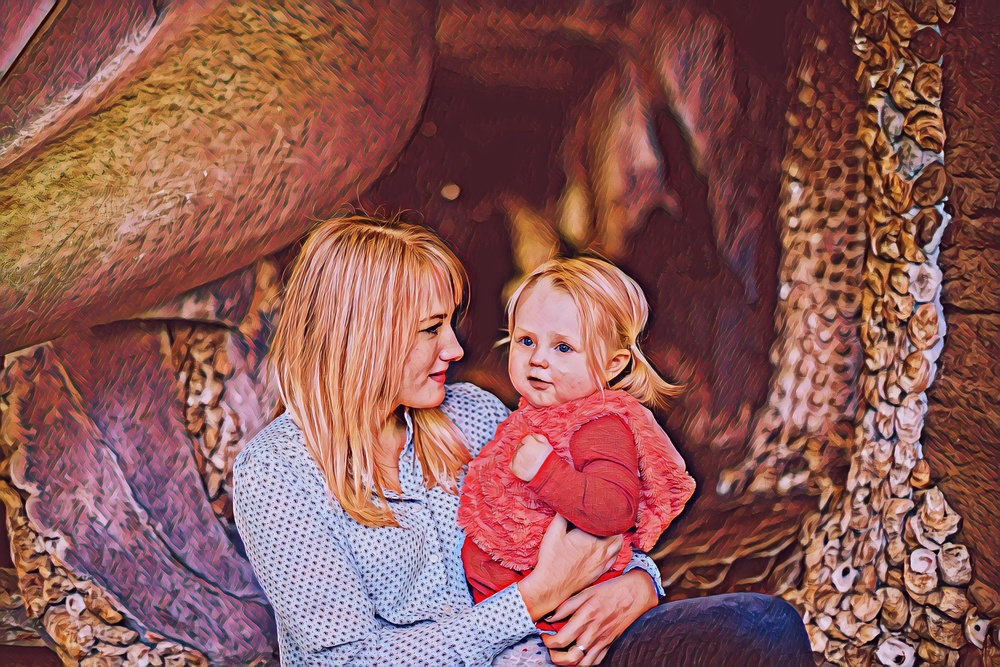
#> input picture public/colin-maynard-stylized.jpg, 1000 x 667 px, shrunk from 2500 x 1668 before the run
$ python applyMask.py public/colin-maynard-190292.jpg public/colin-maynard-stylized.jpg public/colin-maynard-stylized.jpg   (Python 2 division)
#> lines starting #> are read from the running program, lines starting #| are printed output that depends on the picture; after the words box and inside, x2 and y2 are one past the last pixel; in counts of white or black regions, pixels touching at a corner belong together
import sys,cv2
import numpy as np

if __name__ == "__main__":
    if len(sys.argv) == 4:
	stylized = sys.argv[1]
        filename = sys.argv[2]
        maskname = sys.argv[3]
	print "foreground: ", filename, "maskname: ", maskname, "background: ", stylized
    else:
        print("Correct Usage: python applyMask.py <filename> <maskname> <stylized>\n")

    img = cv2.imread(filename)
#> img is the input picture: shape (667, 1000, 3); mean B, G, R 85, 88.6, 140
    print "img shape: ", img.shape
#| img shape:  (667, 1000, 3)
    stylized = cv2.imread(stylized)
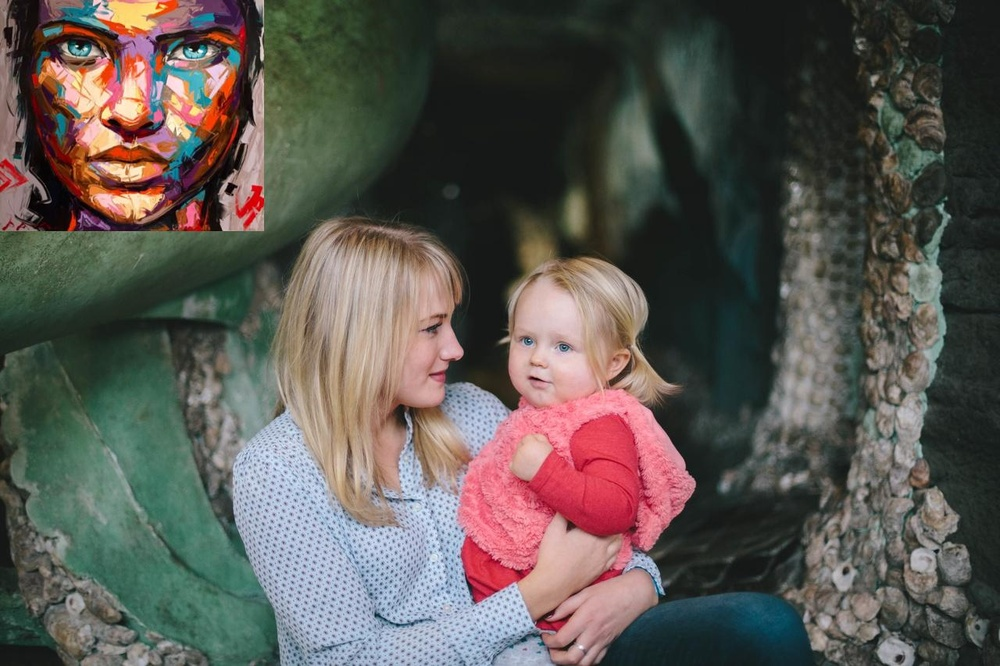
#> input picture public/colin-maynard-190292.jpg, 1000 x 666 px, shrunk from 1280 x 853 before the run
#> stylized is the input picture: shape (666, 1000, 3); mean B, G, R 82, 87.1, 91.4
    print "stylized shape: ", stylized.shape
#| stylized shape:  (666, 1000, 3)
    mask = cv2.imread(maskname,0)
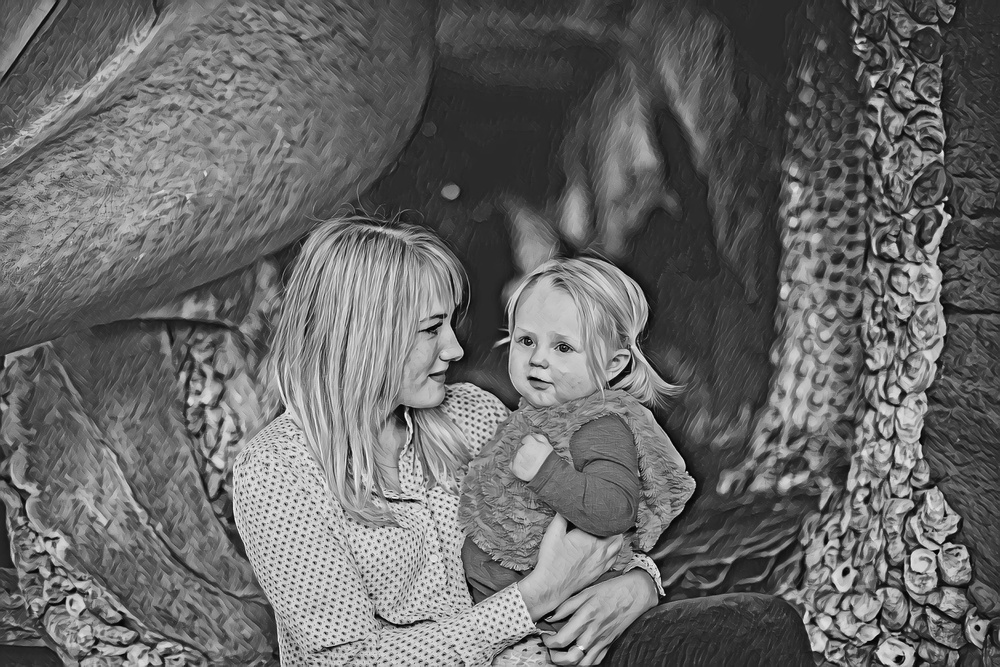
#> mask: shape (667, 1000); min 0, max 253, mean 103.6
    mask2 = np.where((mask>0),255,0).astype('uint8')
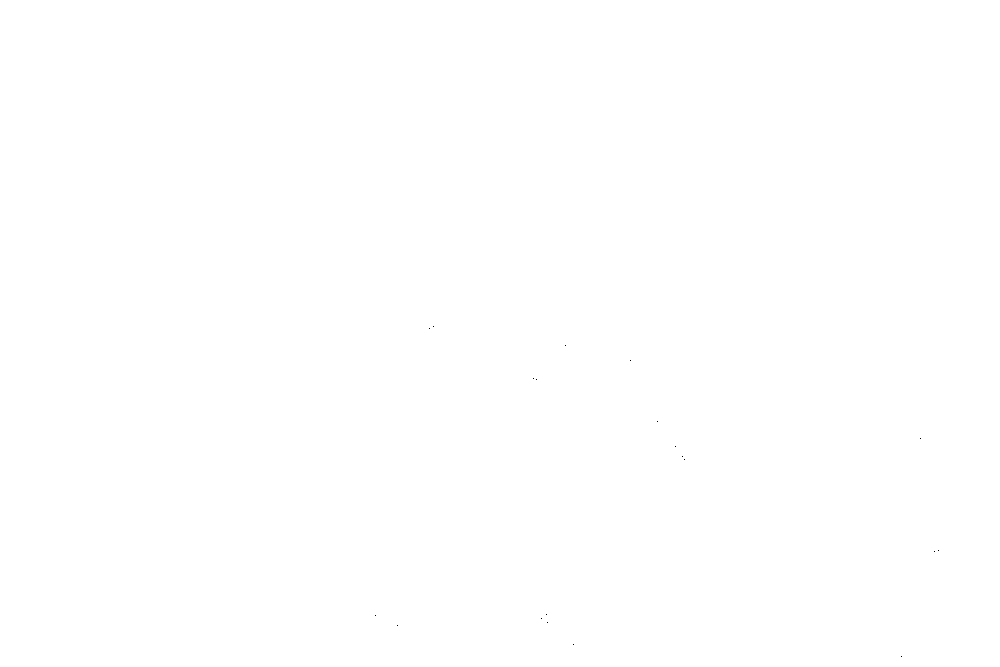
#> mask2: shape (667, 1000); 100% white; black in thin lines or dots, all inside (x1, y1, x2, y2) = (375, 326, 939, 657)
    print "mask shape: ", mask.shape
#| mask shape:  (667, 1000)

    fg = cv2.bitwise_and(img,img,mask=mask2)
#> (the run stopped early here; a loop or call above may not have finished)
